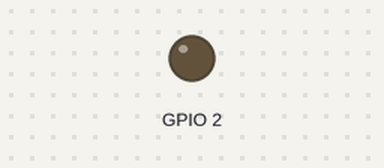
Recording of a sketch running on a simulated ESP32. Shown: output pins drawn as LEDs (lit = HIGH).

Above: at 0.15 s.
At 39.81 s:
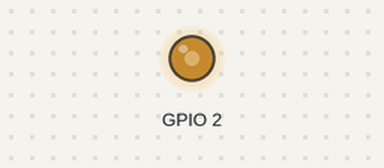
Timing chart, 0 to 40.0 s (numbered marks = the images above):
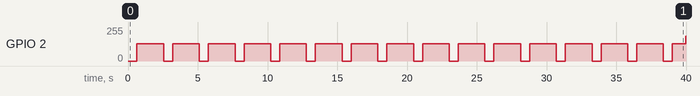

Measured:
- by itself, GPIO 2: 0/255 → 128/255 at 0.64 s, → 0/255 1.9 s later, → 128/255 0.65 s later, → 0/255 1.9 s later, … (32 changes in this stretch)

The sketch:

breathing_led.ino
```cpp
// Objective: Use PWM to create a breathing LED on GPIO 2.

#define LED     2       // LED will be on GPIO 2
#define CHN     0       // PWM channel
#define FRQ     1000    // PWM frequency
#define PWM_BIT 8       // PWM precision

void setup() {
    // Attaches LED pin to PWM channel, setting frequency and precision:
    ledcAttachChannel(LED, FRQ, PWM_BIT, CHN);
}

void loop() {

    // Increase PWM from 0 to 100%.
    for (int i = 0; i < 255; ++i)
    {
        ledcWrite(LED, i);
        delay(5);
    }

    // Decrease PWM from 100% to 0.
    for (int i = 255; i > -1; --i)
    {
        ledcWrite(LED, i);
        delay(5);
    }
}
```
